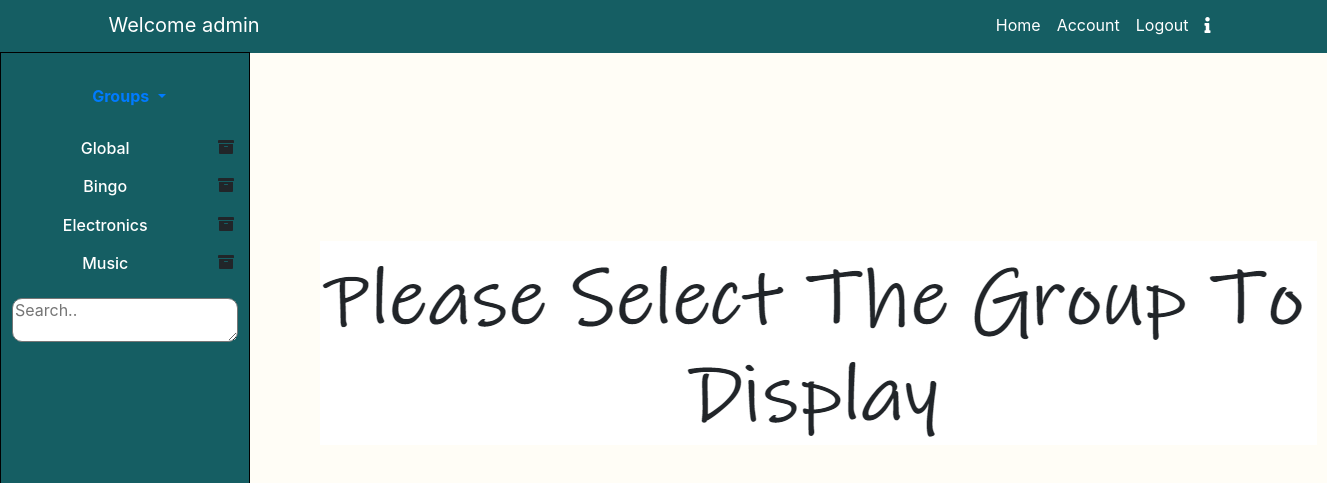
The app's page /home.php (signed in) with its own data.
### tables this page shows
CREATE TABLE `users` (
  `user_id` int(30) NOT NULL,
  `user_name` varchar(30) NOT NULL,
  `email_id` varchar(30) NOT NULL,
  `password` varchar(30) NOT NULL,
  `user_image` text NOT NULL,
  `posts` text,
  `comments` text NOT NULL
);

CREATE TABLE `groups` (
  `group_id` int(11) NOT NULL,
  `group_name` text NOT NULL,
  `owner_id` int(11) NOT NULL,
  `privacy` text NOT NULL
);

### func.php (called while the page is built, shortened)
<?php
function archive($group_id)
{
  global $dbc;
  $sql = "SELECT * FROM archive_info WHERE group_id=$group_id AND archive_action='archive'";
  $result = mysqli_query($dbc,$sql);
   if (mysqli_num_rows($result) > 0) {
    return true;
  }
  else{
    return false;
  }
}
?>

### home.php (the view, shortened to what this page needs)
<!DOCTYPE html>
<html>
<head>
<link rel ="stylesheet" a href="css\home.css">
<link rel="stylesheet" href="https://use.fontawesome.com/releases/v5.0.13/css/all.css"
>
<link rel="stylesheet" href="https://stackpath.bootstrapcdn.com/bootstrap/4.1.1/css/bootstrap.min.css"
>
<link rel="stylesheet" href="https://cdnjs.cloudflare.com/ajax/libs/font-awesome/4.7.0/css/font-awesome.min.css" />
</head>
<body style="background-color: #fffdf6;">
<div class="vl">
<?php
include ("./func.php");
?>
    <nav class="navbar navbar-expand-sm navbar-fixed-top navbar-light mb-3" style="background-color:#155e63; position: fixed;">
        <div class="container">
            <a class="navbar-brand" href=<?php echo"allprofile.php?id=".$_SESSION['user_id'] ?> style="color:white;">Welcome <?php
            require_once("./mysqli_connect.php");
            $mail_id=$_SESSION['email_id'];
            $u_nameq = "SELECT user_name FROM `users` where email_id='$mail_id'";
            $un_result= mysqli_query($dbc,$u_nameq);
            $rowu= mysqli_fetch_array($un_result);
              $user_name= $rowu['user_name'];
              echo $user_name;
          ?></a>
            <ul class="navbar-nav" >
                <li class="nav-item">
                    <a class="nav-link" href="home.php" style="color:white;">Home</a>
                </li>
                <li class="nav-item">
                  <a class="nav-link" href="userprofile.php" style="color:white;">Account</a>
                </li>
                <li class="nav-item" >
                    <a class="nav-link" href="logout.php" style="color:white;">
                    Logout</a>
                </li>
                <li class="nav-item" >
                    <a class="nav-link" href="help.html" style="color:white;">
                    <i class="fas fa-info"></i></a>
                </li>
            </ul>
         </div>
    </nav>
 <div id="content">
   <div id="usertimeline">
    <div id="groupdetails">
       <br>
 <div class="dropdown show" >
      <a class="btn dropdown-toggle " style='margin-left:8px;' href="#" role="button" id="dropdownMenuLink" data-toggle="dropdown" aria-haspopup="true" aria-expanded="false" <i class="fas fa-plus"></i><b>Groups</b> </a>
 </div>
<br>
   <H6>
       <?php
        global $dbc;
        $mail_id=$_SESSION['email_id'];
        $u_id = "SELECT user_id FROM `users` where email_id='$mail_id'";
        $un_result= mysqli_query($dbc,$u_id);
        $rowu= mysqli_fetch_array($un_result);
        $user_id= $rowu['user_id'];
        $g_name = "SELECT groups.group_name,groups.group_id FROM `groups` INNER JOIN `user_groups` where user_groups.user_id='$user_id' AND groups.group_id=user_groups.group_id";
        $gn_result= mysqli_query($dbc,$g_name);
       while( $rowg= mysqli_fetch_array($gn_result)){
           $group_name=$rowg['group_name'];
           $group_id = $rowg['group_id'];
        echo " <a style='color:white;' href='home.php?id=$group_id' id=".$group_id." class='group_details'> $group_name </a>";
        if($user_id == '20')
        {
              if (archive($group_id) == true){
                echo "<i class='fas fa-unlock arch' style='float:right; margin-right:15px;' data-id=". $group_id . " ></i>";
              }
              else{
                echo "<i class='fas fa-archive arch' style='float:right; margin-right:15px;' data-id=". $group_id . "></i>";
              }
        }
        echo "<br><br>";
       }
       ?>
      <textarea class ="search"  id = "search" placeholder="Search.."name="search" rows="2"></textarea>
  </H6>
    </div>
   </div>
 </div>
 <div class="clearfix" id='darea'>
    <?php
   echo "<div id = 'displayposts'>";
    echo" <div id='index'>
        <img src='./bgd.PNG'></img>
      </div>";
echo "</div>";
?>
 </div>
    </div>
</body>
</html>

### css/home.css (style rules this page uses)
.vl { margin-top:2px; }
.navbar { margin-top: 10px; width:100%; }
#content { width: 290px; margin-left:10px; margin-top: -15px; }
#usertimeline { background:#155e63; width:250px; float:left; height:100%; border:1px solid black; position: fixed; margin-top: 65px; margin-left:-10px; }
#groupdetails { text-align:center; }
#darea { float: left; margin-top: 4px; margin-left:300px; }
#index { font-size: 24px; margin-left: 20px; margin-top: 250px; }
.search { margin-top: 5px; size:20; border-radius: 10px; }

### records on screen
users: user_name "admin"
groups: group_name "Global"
groups: group_name "Bingo"
groups: group_name "Electronics"
groups: group_name "Music"
